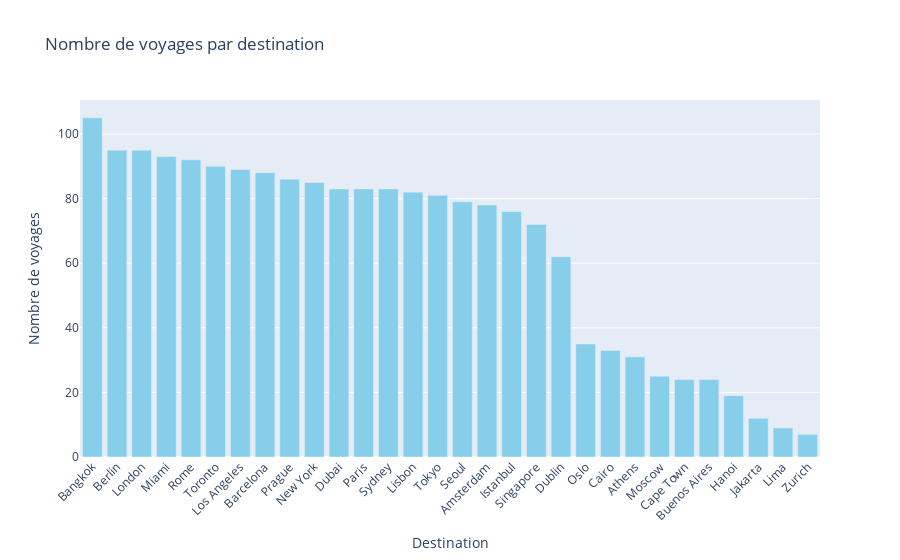

Source (notebook cell):
### Markdown cell above
Compter le nombre de voyages par destination permet d'identifier les destinations populaires, ce qui peut influencer les choix d'hébergement et de transport, et ainsi affecter la durée et le coût des voyages en fonction des préférences des voyageurs.

### Code cell
df = pd.read_csv('travel_data_modified2.csv')

# Compter le nombre de voyages par destination
destination_counts = df['Destination'].value_counts().reset_index()
destination_counts.columns = ['Destination', 'Count']

# Créer un graphique à barres
fig = go.Figure(data=[go.Bar(x=destination_counts['Destination'], y=destination_counts['Count'], marker=dict(color='skyblue'))])

fig.update_layout(
    title='Nombre de voyages par destination',
    xaxis_title='Destination',
    yaxis_title='Nombre de voyages',
    xaxis_tickangle=-45  # Pour éviter que les étiquettes des destinations se chevauchent
)

# Afficher le graphique
fig.show()

### Figure 1 — Plotly figure (JSON) as saved in the notebook; plotly's stock layout.template omitted (floating-point values rounded to 4 significant figures)
{"data": [{"marker": {"color": "skyblue"}, "type": "bar", "x": ["Bangkok", "Berlin", "London", "Miami", "Rome", "Toronto", "Los Angeles", "Barcelona", "Prague", "New York", "Dubai", "Paris", "Sydney", "Lisbon", "Tokyo", "Seoul", "Amsterdam", "Istanbul", "Singapore", "Dublin", "Oslo", "Cairo", "Athens", "Moscow", "Cape Town", "Buenos Aires", "Hanoi", "Jakarta", "Lima", "Zurich"], "y": [105, 95, 95, 93, 92, 90, 89, 88, 86, 85, 83, 83, 83, 82, 81, 79, 78, 76, 72, 62, 35, 33, 31, 25, 24, 24, 19, 12, 9, 7]}], "layout": {"title": {"text": "Nombre de voyages par destination"}, "xaxis": {"tickangle": -45, "title": {"text": "Destination"}}, "yaxis": {"title": {"text": "Nombre de voyages"}}}}
